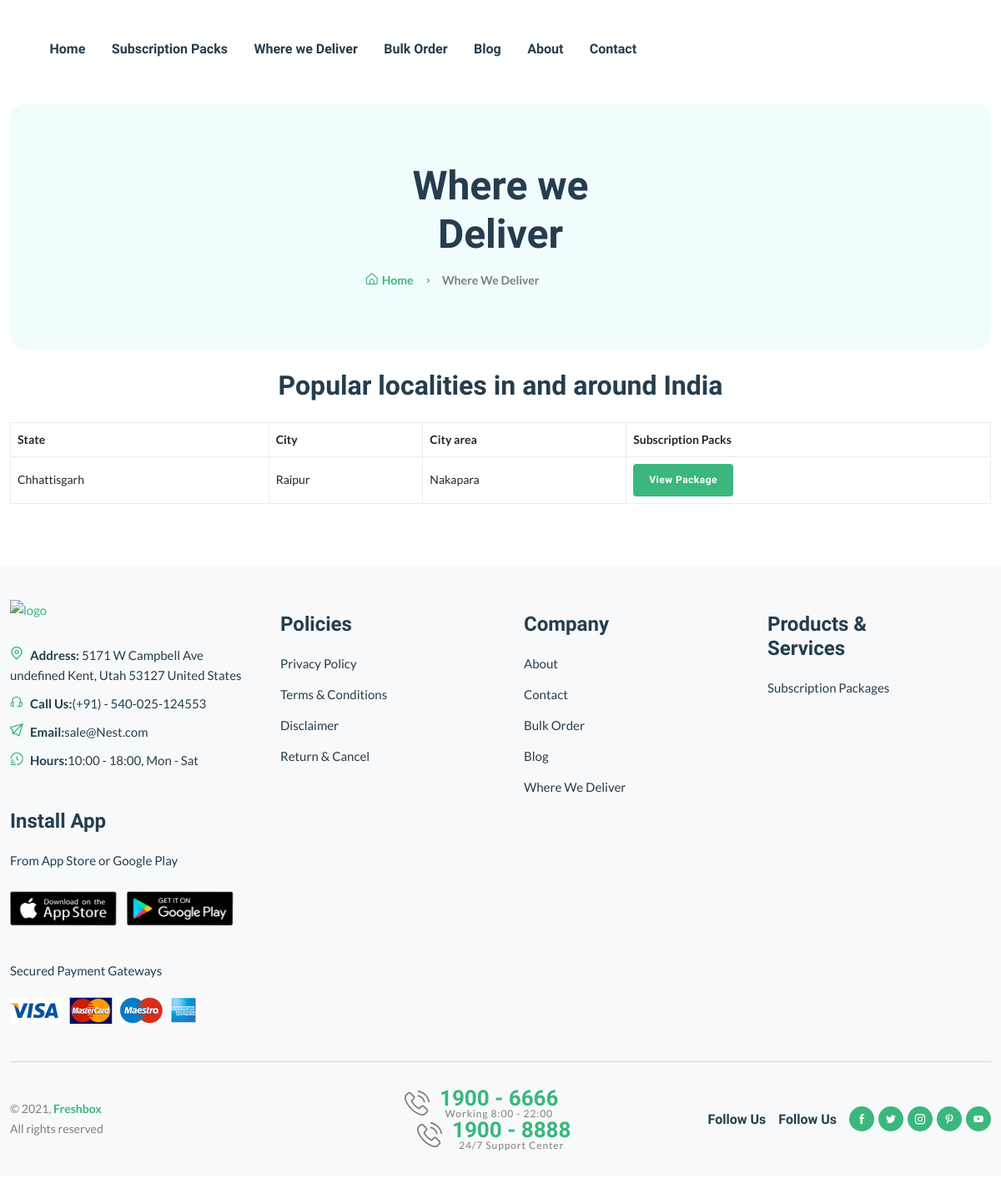
The app's page /cities with its own data.
### frischboxadmin/models.py (models this page shows, shortened)
class our_cities(models.Model):
    id = models.AutoField
    state_name = models.ForeignKey(Statelist, on_delete=models.CASCADE)
    city_name = models.CharField(max_length=100)
    city_area = models.CharField(max_length=100, blank=True)
    class Meta:
        verbose_name_plural = "our_cities"

class Statelist(models.Model):
    id = models.AutoField
    state_name = models.CharField(max_length=50)
    def __str__(self):
        return self.state_name
    class Meta:
        verbose_name_plural = "Statelist"

### frischbox/views.py (the view)
# urls.py: path('cities', views.cities, name='cities'),
def cities(request):
    cities = our_cities.objects.all()
    return render(request, 'cities.html', {'citiesall': cities})

### templates/cities.html (shortened to what this page needs)
{% extends "base.html" %}
{% load static %}
{% block content %}
<main class="main">
    <div class="page-header mt-30 mb-75">
        <div class="container">
            <div class="archive-header">
                <div class="row align-items-center">
                    <div class="col-md-4">
                        <h1 class="mb-15 text-center">Where we Deliver </h1>
                        <div class="breadcrumb">
                            <a href="index.html" rel="nofollow"><i class="fi-rs-home mr-5"></i>Home</a>
                            <span></span> Where we Deliver
                        </div>
                    </div>
                </div>
            </div>
            <br>
            <h3 class="text-center">Popular localities in and around India </h3>
            <br>
            <table class="table">
                <thead>
                <tr>
                    <th scope="col">State</th>
                    <th scope="col">City</th>
                    <th scope="col">City area</th>
                    <th scope="col">Subscription Packs</th>
                </tr>
                </thead>
                <tbody>
                 {% for cities in citiesall %}
                <tr>
                    <td>{{cities.state_name}}</td>
                    <td>{{cities.city_name}}</td>
                    <td>{{cities.city_area}}</td>
                    <td><a href="subscriptions" class="btn btn-info btn-sm" role="button">View Package</a></td>
                </tr>
                {% endfor %}
                </tbody>
            </table>
        </div>
    </div>
</main>
{% endblock content %}

### records on screen
our_cities: state_name "Chhattisgarh", city_name "Raipur", city_area "Nakapara"
